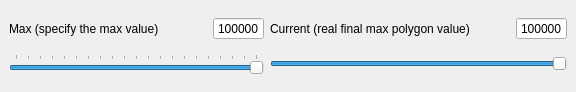
<?xml version="1.0" encoding="UTF-8"?>
<ui version="4.0">
 <class>CTuneMRMDialog</class>
 <widget class="QDockWidget" name="CTuneMRMDialog">
  <property name="geometry">
   <rect>
    <x>0</x>
    <y>0</y>
    <width>576</width>
    <height>92</height>
   </rect>
  </property>
  <property name="minimumSize">
   <size>
    <width>476</width>
    <height>92</height>
   </size>
  </property>
  <property name="features">
   <set>QDockWidget::AllDockWidgetFeatures</set>
  </property>
  <property name="windowTitle">
   <string>Tune MRM (The maximum faces in scene)</string>
  </property>
  <widget class="QWidget" name="dockWidgetContents">
   <layout class="QGridLayout" name="gridLayout">
    <item row="0" column="0">
     <layout class="QHBoxLayout" name="horizontalLayout">
      <item>
       <widget class="QLabel" name="label_2">
        <property name="text">
         <string>Max (specify the max value)</string>
        </property>
       </widget>
      </item>
      <item>
       <spacer name="horizontalSpacer_2">
        <property name="orientation">
         <enum>Qt::Horizontal</enum>
        </property>
        <property name="sizeHint" stdset="0">
         <size>
          <width>40</width>
          <height>20</height>
         </size>
        </property>
       </spacer>
      </item>
      <item>
       <widget class="QSpinBox" name="maxValueSpinBox">
        <property name="readOnly">
         <bool>true</bool>
        </property>
        <property name="buttonSymbols">
         <enum>QAbstractSpinBox::NoButtons</enum>
        </property>
        <property name="maximum">
         <number>10000000</number>
        </property>
        <property name="value">
         <number>100000</number>
        </property>
       </widget>
      </item>
     </layout>
    </item>
    <item row="0" column="1">
     <layout class="QHBoxLayout" name="horizontalLayout_2">
      <item>
       <widget class="QLabel" name="label_3">
        <property name="text">
         <string>Current (real final max polygon value)</string>
        </property>
       </widget>
      </item>
      <item>
       <spacer name="horizontalSpacer">
        <property name="orientation">
         <enum>Qt::Horizontal</enum>
        </property>
        <property name="sizeHint" stdset="0">
         <size>
          <width>40</width>
          <height>20</height>
         </size>
        </property>
       </spacer>
      </item>
      <item>
       <widget class="QSpinBox" name="currentValueSpinBox">
        <property name="readOnly">
         <bool>true</bool>
        </property>
        <property name="buttonSymbols">
         <enum>QAbstractSpinBox::NoButtons</enum>
        </property>
        <property name="maximum">
         <number>10000000</number>
        </property>
        <property name="value">
         <number>100000</number>
        </property>
       </widget>
      </item>
     </layout>
    </item>
    <item row="1" column="0">
     <widget class="QSlider" name="maxValueSlider">
      <property name="maximum">
       <number>20</number>
      </property>
      <property name="singleStep">
       <number>1</number>
      </property>
      <property name="pageStep">
       <number>5</number>
      </property>
      <property name="sliderPosition">
       <number>20</number>
      </property>
      <property name="orientation">
       <enum>Qt::Horizontal</enum>
      </property>
      <property name="tickPosition">
       <enum>QSlider::TicksAbove</enum>
      </property>
      <property name="tickInterval">
       <number>1</number>
      </property>
     </widget>
    </item>
    <item row="1" column="1">
     <widget class="QSlider" name="currentValueSlider">
      <property name="maximum">
       <number>100000</number>
      </property>
      <property name="sliderPosition">
       <number>100000</number>
      </property>
      <property name="orientation">
       <enum>Qt::Horizontal</enum>
      </property>
     </widget>
    </item>
   </layout>
  </widget>
 </widget>
 <resources/>
 <connections/>
</ui>
